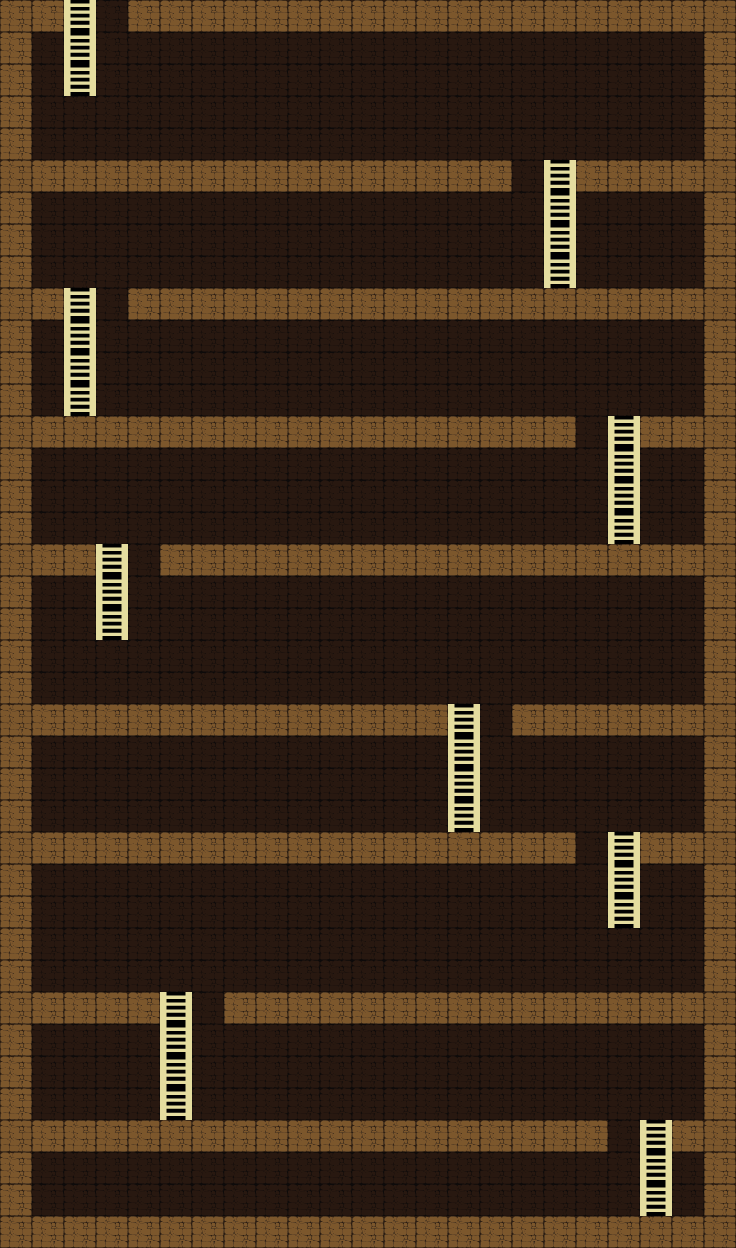

A 2D game scene composited from a Tiled map and its tileset images. What follows is a short description and the map's XML, with every tile layer's data as written:
An orthogonal 23x39 tile map with 32x32 px tiles, 1 tile layer (sol).

<map version="1.0" tiledversion="1.1.1" orientation="orthogonal" renderorder="right-down" width="23" height="39" tilewidth="32" tileheight="32" infinite="0" nextobjectid="1">
 <tileset firstgid="1" name="Le_soil" tilewidth="32" tileheight="32" tilecount="16" columns="4">
  <image source="../assets/tile_set_soil.png" width="128" height="129" />
 </tileset>
 <layer name="sol" width="23" height="39">
  <data encoding="csv">
6,6,13,8,6,6,6,6,6,6,6,6,6,6,6,6,6,6,6,6,6,6,6,
6,8,13,8,8,8,8,8,8,8,8,8,8,8,8,8,8,8,8,8,8,8,6,
6,8,13,8,8,8,8,8,8,8,8,8,8,8,8,8,8,8,8,8,8,8,6,
6,8,8,8,8,8,8,8,8,8,8,8,8,8,8,8,8,8,8,8,8,8,6,
6,8,8,8,8,8,8,8,8,8,8,8,8,8,8,8,8,8,8,8,8,8,6,
6,6,6,6,6,6,6,6,6,6,6,6,6,6,6,6,8,13,6,6,6,6,6,
6,8,8,8,8,8,8,8,8,8,8,8,8,8,8,8,8,13,8,8,8,8,6,
6,8,8,8,8,8,8,8,8,8,8,8,8,8,8,8,8,13,8,8,8,8,6,
6,8,8,8,8,8,8,8,8,8,8,8,8,8,8,8,8,13,8,8,8,8,6,
6,6,13,8,6,6,6,6,6,6,6,6,6,6,6,6,6,6,6,6,6,6,6,
6,8,13,8,8,8,8,8,8,8,8,8,8,8,8,8,8,8,8,8,8,8,6,
6,8,13,8,8,8,8,8,8,8,8,8,8,8,8,8,8,8,8,8,8,8,6,
6,8,13,8,8,8,8,8,8,8,8,8,8,8,8,8,8,8,8,8,8,8,6,
6,6,6,6,6,6,6,6,6,6,6,6,6,6,6,6,6,6,8,13,6,6,6,
6,8,8,8,8,8,8,8,8,8,8,8,8,8,8,8,8,8,8,13,8,8,6,
6,8,8,8,8,8,8,8,8,8,8,8,8,8,8,8,8,8,8,13,8,8,6,
6,8,8,8,8,8,8,8,8,8,8,8,8,8,8,8,8,8,8,13,8,8,6,
6,6,6,13,8,6,6,6,6,6,6,6,6,6,6,6,6,6,6,6,6,6,6,
6,8,8,13,8,8,8,8,8,8,8,8,8,8,8,8,8,8,8,8,8,8,6,
6,8,8,13,8,8,8,8,8,8,8,8,8,8,8,8,8,8,8,8,8,8,6,
6,8,8,8,8,8,8,8,8,8,8,8,8,8,8,8,8,8,8,8,8,8,6,
6,8,8,8,8,8,8,8,8,8,8,8,8,8,8,8,8,8,8,8,8,8,6,
6,6,6,6,6,6,6,6,6,6,6,6,6,6,13,8,6,6,6,6,6,6,6,
6,8,8,8,8,8,8,8,8,8,8,8,8,8,13,8,8,8,8,8,8,8,6,
6,8,8,8,8,8,8,8,8,8,8,8,8,8,13,8,8,8,8,8,8,8,6,
6,8,8,8,8,8,8,8,8,8,8,8,8,8,13,8,8,8,8,8,8,8,6,
6,6,6,6,6,6,6,6,6,6,6,6,6,6,6,6,6,6,8,13,6,6,6,
6,8,8,8,8,8,8,8,8,8,8,8,8,8,8,8,8,8,8,13,8,8,6,
6,8,8,8,8,8,8,8,8,8,8,8,8,8,8,8,8,8,8,13,8,8,6,
6,8,8,8,8,8,8,8,8,8,8,8,8,8,8,8,8,8,8,8,8,8,6,
6,8,8,8,8,8,8,8,8,8,8,8,8,8,8,8,8,8,8,8,8,8,6,
6,6,6,6,6,13,8,6,6,6,6,6,6,6,6,6,6,6,6,6,6,6,6,
6,8,8,8,8,13,8,8,8,8,8,8,8,8,8,8,8,8,8,8,8,8,6,
6,8,8,8,8,13,8,8,8,8,8,8,8,8,8,8,8,8,8,8,8,8,6,
6,8,8,8,8,13,8,8,8,8,8,8,8,8,8,8,8,8,8,8,8,8,6,
6,6,6,6,6,6,6,6,6,6,6,6,6,6,6,6,6,6,6,8,13,6,6,
6,8,8,8,8,8,8,8,8,8,8,8,8,8,8,8,8,8,8,8,13,8,6,
6,8,8,8,8,8,8,8,8,8,8,8,8,8,8,8,8,8,8,8,13,8,6,
6,6,6,6,6,6,6,6,6,6,6,6,6,6,6,6,6,6,6,6,6,6,6
</data>
 </layer>
</map>